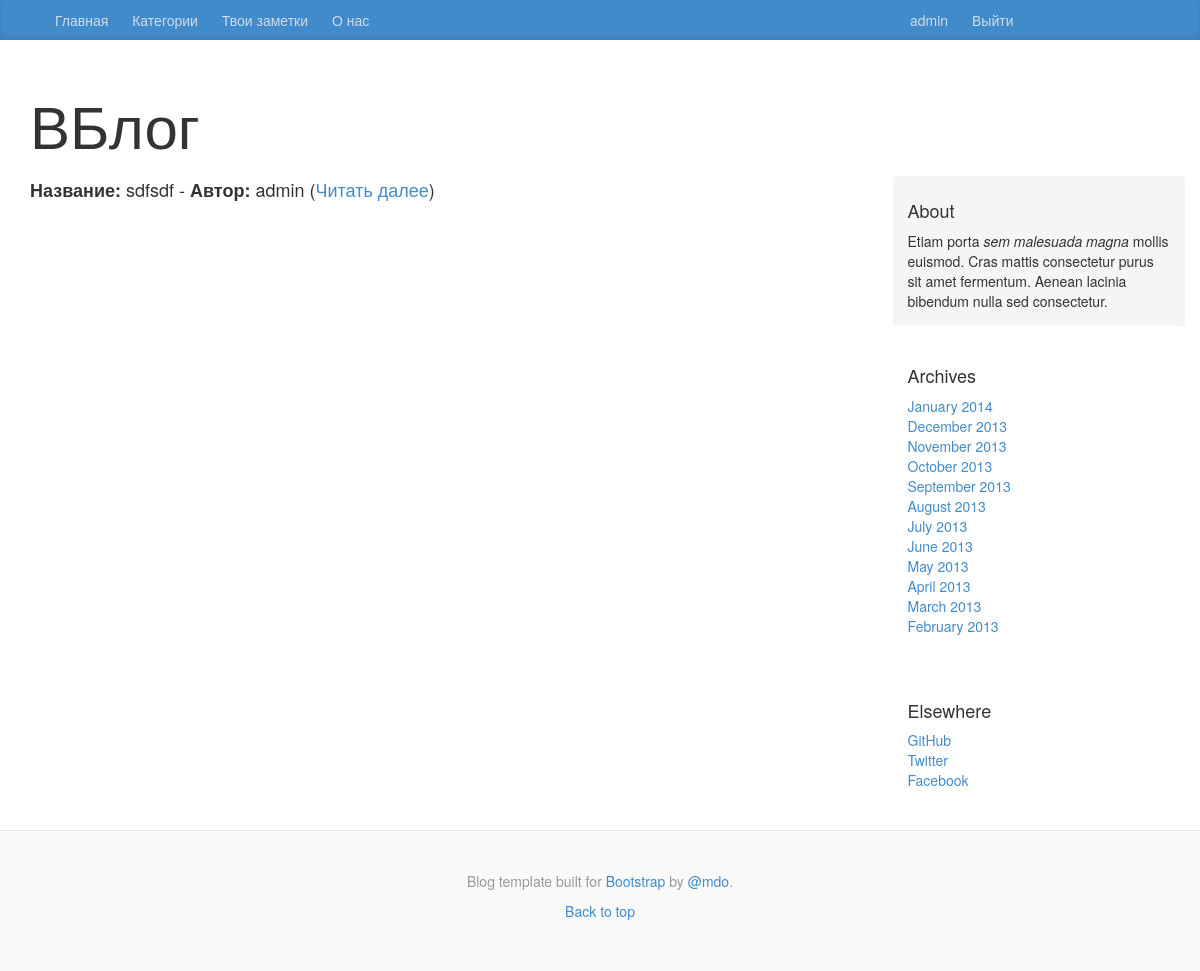
Page /blog/list_notes/ (signed in) on the earlier database version.
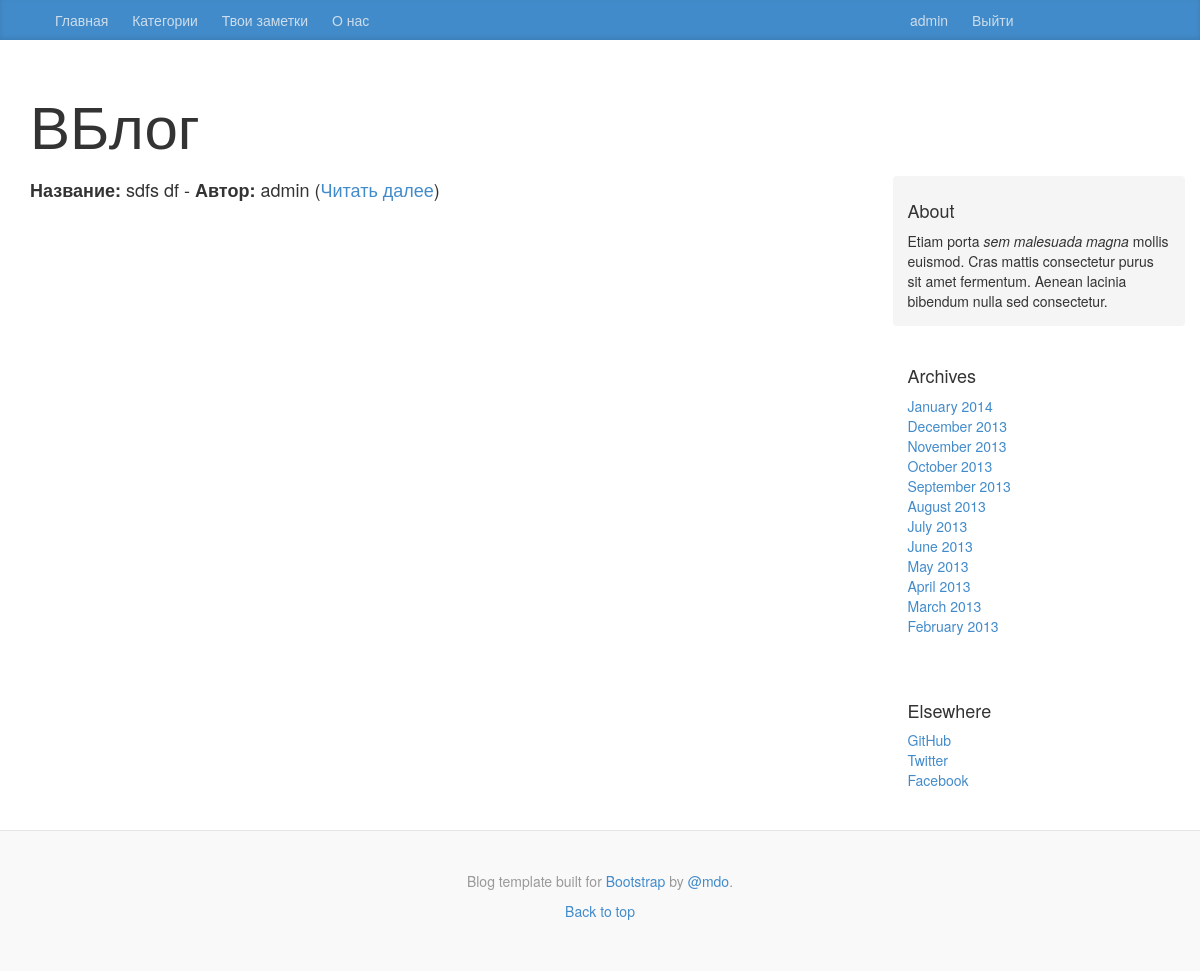
Same page on the later database version.
### blog/models.py (models this page shows, shortened)
class Page(models.Model):
    category = models.ForeignKey(Category)
    id = models.IntegerField(primary_key=True)
    title = models.CharField(max_length=128)
    author = models.CharField(max_length=128)
    date_print = models.DateTimeField(auto_now_add=True)
    content = models.CharField(max_length=5000,)
    views = models.IntegerField(default=0)
    likes = models.ManyToManyField(User, related_name='likes',default=0)
    dislikes = models.ManyToManyField(User, related_name='dislikes',default=0)
    favorite = models.BooleanField(default=False)

### blog/views.py (the view)
@login_required
def list_notes(request):
    username = request.user.username
    pages = Page.objects.filter(author=username).order_by('-date_print')
    context_dict = {'pages':pages,}
    return render(request, 'blog/list_notes.html', context_dict)

### template/blog/list_notes.html (shortened to what this page needs)
{% extends 'blog/base.html' %}
{% block body_block %}
    {% for page in pages %}
                    <strong>Название:</strong> {{ page.title }} - <strong>Автор:</strong> {{ page.author }}
                        (<a href="{% url 'show_page' page.id %}">Читать далее</a>)<br>
    {% endfor %}
{% endblock %}

Differences in the rows shown:
removed Page: title "sdfsdf", author "admin"
added Page: title "sdfs df", author "admin"
